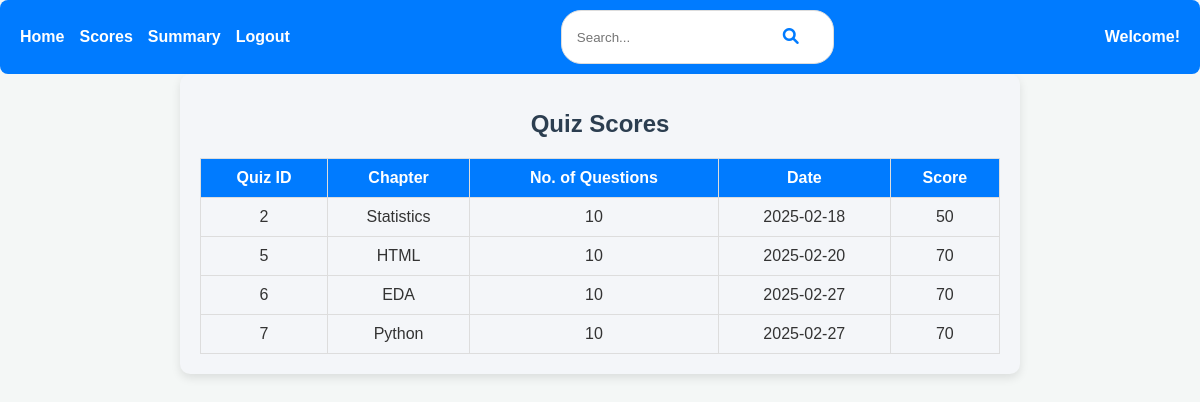
Before: /user/scores (signed in) with the older database file.
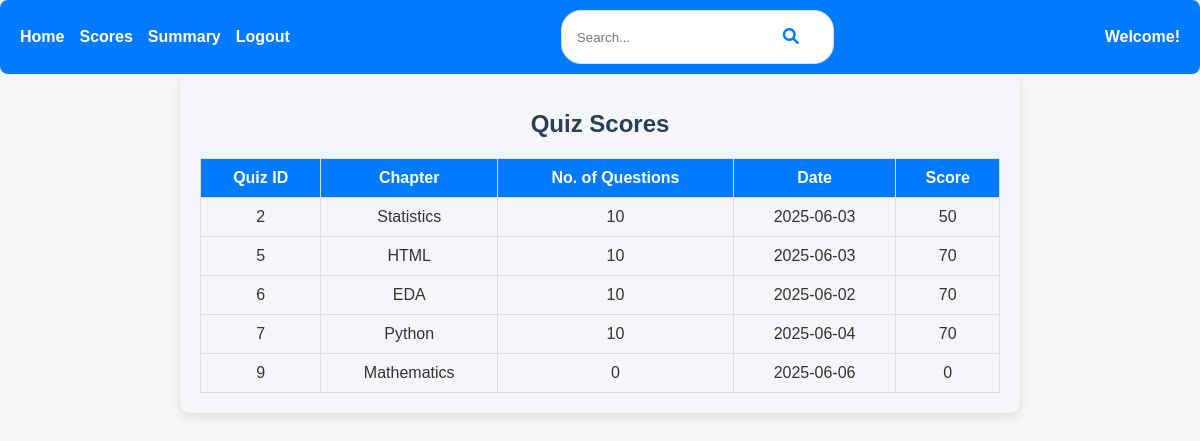
After: the same page with the newer database file.
### backend/models.py (models this page shows)
class Score(db.Model):
    __tablename__ = 'score'
    id = db.Column(db.Integer, primary_key=True)
    quiz_id = db.Column(db.Integer, db.ForeignKey('quiz.id', ondelete="CASCADE"), nullable=False)
    user_id = db.Column(db.Integer, db.ForeignKey('user_info.id', ondelete="CASCADE"), nullable=False)
    timestamp = db.Column(db.DateTime, default=db.func.current_timestamp())
    total_score = db.Column(db.Float, nullable=False)  # Use Float for percentage scores
    duration_seconds = db.Column(db.Integer, nullable=False)

class Quiz(db.Model):
    __tablename__ = 'quiz'
    id = db.Column(db.Integer, primary_key=True)
    chapter_id = db.Column(db.Integer, db.ForeignKey('chapter.id', ondelete="CASCADE"), nullable=False)
    date_of_quiz = db.Column(db.Date, nullable=False)
    duration_seconds = db.Column(db.Integer, nullable=False)
    remarks = db.Column(db.Text)
    questions = db.relationship('Question', backref='quiz', lazy='subquery', cascade='all, delete-orphan')
    scores = db.relationship('Score', backref='quiz', lazy='dynamic', cascade='all, delete-orphan')

class Chapter(db.Model):
    __tablename__ = 'chapter'
    id = db.Column(db.Integer, primary_key=True)
    name = db.Column(db.String(100), nullable=False)
    description = db.Column(db.Text)
    subject_id = db.Column(db.Integer, db.ForeignKey('subject.id', ondelete="CASCADE"), nullable=False)
    quizzes = db.relationship('Quiz', backref='chapter', lazy='subquery', cascade='all, delete-orphan')

### backend/controllers.py (the view)
@app.route('/user/scores')
def user_scores():
    user_email = session.get('user_email')
    user = User_Info.query.filter_by(email=user_email).first() if user_email else None
    if not user:
        return redirect('/login')
    scores = Score.query.filter_by(user_id=user.id).all()
    return render_template('user/user_scores.html', scores=scores)

### templates/user/user_scores.html (shortened to what this page needs)
{% extends "user/user_base.html" %}
{% block content %}
<div class="dashboard">
    <h1>Quiz Scores</h1>
    <table>
        <thead>
            <tr>
                <th>Quiz ID</th>
                <th>Chapter</th>
                <th>No. of Questions</th>
                <th>Date</th>
                <th>Score</th>
            </tr>
        </thead>
        <tbody>
            {% for score in scores %}
            <tr>
                <td>{{ score.quiz.id }}</td>
                <td>{{ score.quiz.chapter.name }}</td>
                <td>{{ score.quiz.questions | length }}</td>
                <td>{{ score.quiz.date_of_quiz.strftime('%Y-%m-%d') }}</td>
                <td>{{ score.total_score }}</td>
            </tr>
            {% endfor %}
        </tbody>
    </table>
</div>
{% endblock %}

Changed rows visible on the page:
changed through a linked row, Score "Statistics": quiz.date_of_quiz "2025-02-18" → "2025-06-03"
changed through a linked row, Score "HTML": quiz.date_of_quiz "2025-02-20" → "2025-06-03"
changed through a linked row, Score "EDA": quiz.date_of_quiz "2025-02-27" → "2025-06-02"
changed through a linked row, Score "Python": quiz.date_of_quiz "2025-02-27" → "2025-06-04"
added Score: quiz.id "9", quiz.chapter.name "Mathematics", quiz.questions|length "0", quiz.date_of_quiz "2025-06-06", total_score "0"
